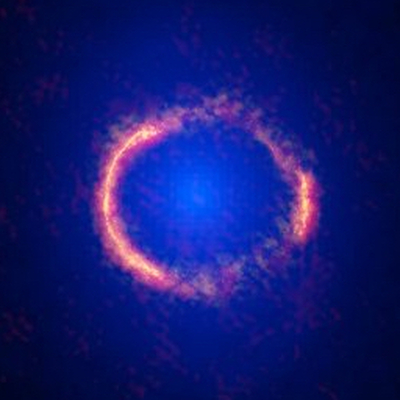
#> input picture images/ering.jpg, 400 x 400 px
$ python split_images.py
#> lines starting #> are read from the running program, lines starting #| are printed output that depends on the picture
# [6 lines of commented-out code are left out]

from PIL import Image
import numpy as np

a = Image.open("./ering.jpg")
#> a is the input picture: PIL image 400x400 RGB; mean R, G, B 19.3, 25.5, 112
a = np.array(a)
a[:,:,0] *=1
a[:,:,1] *=0
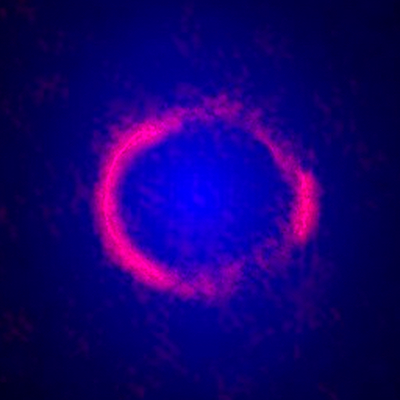
#> a: shape (400, 400, 3); mean R, G, B 19.3, 0, 112
a[:,:,2] *=0
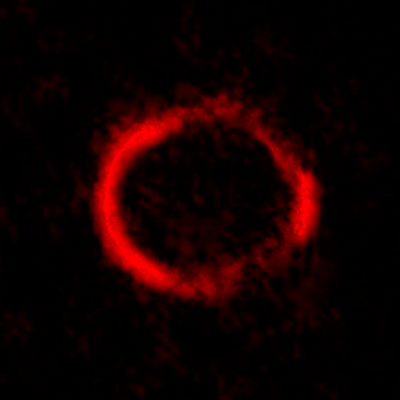
#> a: shape (400, 400, 3); mean R, G, B 19.3, 0, 0
a = Image.fromarray(a)
a.show()
a.save('lensed_galaxy.jpg')

$ run again, with images/SDSSJ1430.jpg copied over images/ering.jpg
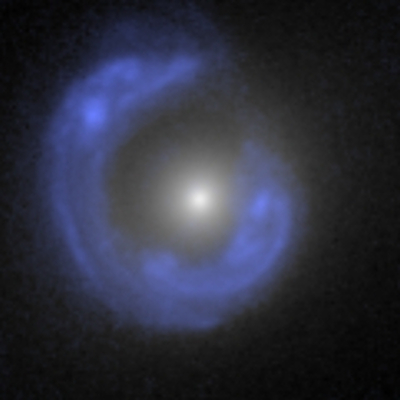
#> input picture images/SDSSJ1430.jpg, 400 x 400 px
#> a is the input picture: PIL image 400x400 RGB; mean R, G, B 44.5, 46.7, 61.3
#> `a[:,:,1] *=0`:
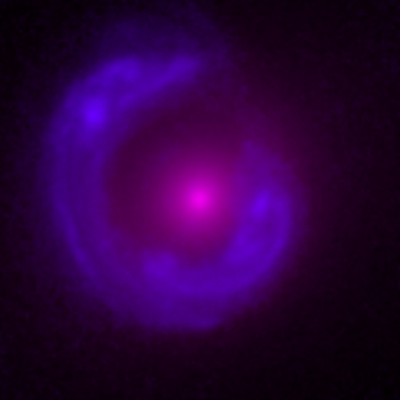
#> a: shape (400, 400, 3); mean R, G, B 44.5, 0, 61.3
#> `a[:,:,2] *=0`:
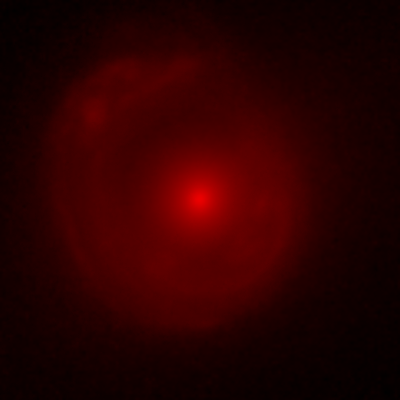
#> a: shape (400, 400, 3); mean R, G, B 44.5, 0, 0

$ run again, with images/opo0532b.jpg copied over images/ering.jpg
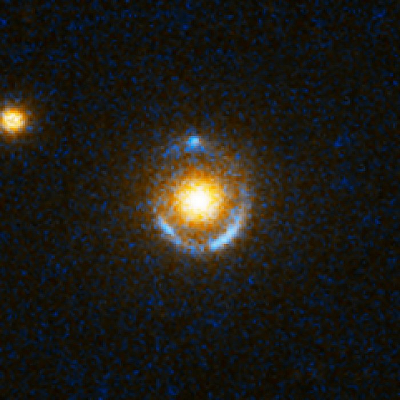
#> input picture images/opo0532b.jpg, 400 x 400 px
#> a is the input picture: PIL image 400x400 RGB; mean R, G, B 30.2, 28.4, 23.6
#> `a[:,:,1] *=0`:
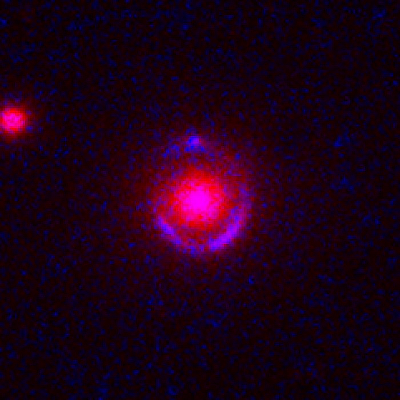
#> a: shape (400, 400, 3); mean R, G, B 30.2, 0, 23.6
#> `a[:,:,2] *=0`:
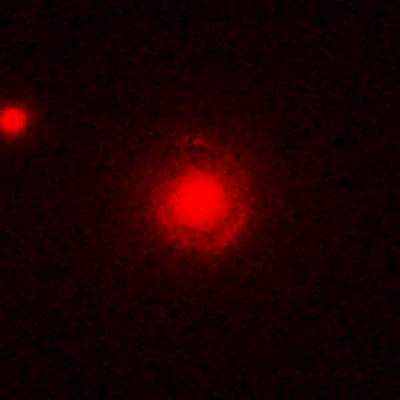
#> a: shape (400, 400, 3); mean R, G, B 30.2, 0, 0
